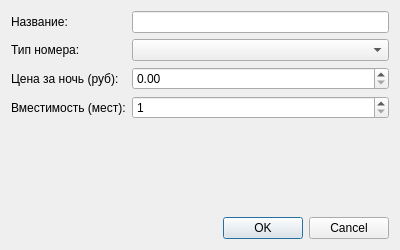
<?xml version="1.0" encoding="UTF-8"?>
<ui version="4.0">
 <class>RoomDialog</class>
 <widget class="QDialog" name="RoomDialog">
  <property name="geometry">
   <rect>
    <x>0</x>
    <y>0</y>
    <width>400</width>
    <height>250</height>
   </rect>
  </property>
  <property name="windowTitle">
   <string>Номер в отеле</string>
  </property>
  <layout class="QVBoxLayout" name="verticalLayout">
   <item>
    <layout class="QFormLayout" name="formLayout">
     <item row="0" column="0">
      <widget class="QLabel" name="nameLabel">
       <property name="text">
        <string>Название:</string>
       </property>
      </widget>
     </item>
     <item row="0" column="1">
      <widget class="QLineEdit" name="nameEdit"/>
     </item>
     <item row="1" column="0">
      <widget class="QLabel" name="typeLabel">
       <property name="text">
        <string>Тип номера:</string>
       </property>
      </widget>
     </item>
     <item row="1" column="1">
      <widget class="QComboBox" name="typeCombo"/>
     </item>
     <item row="2" column="0">
      <widget class="QLabel" name="priceLabel">
       <property name="text">
        <string>Цена за ночь (руб):</string>
       </property>
      </widget>
     </item>
     <item row="2" column="1">
      <widget class="QDoubleSpinBox" name="priceSpin">
       <property name="decimals">
        <number>2</number>
       </property>
       <property name="maximum">
        <double>100000.000000000000000</double>
       </property>
       <property name="value">
        <double>0.00000000000000000</double>
       </property>
      </widget>
     </item>
     <item row="3" column="0">
      <widget class="QLabel" name="capacityLabel">
       <property name="text">
        <string>Вместимость (мест):</string>
       </property>
      </widget>
     </item>
     <item row="3" column="1">
      <widget class="QSpinBox" name="capacitySpin">
       <property name="minimum">
        <number>1</number>
       </property>
       <property name="maximum">
        <number>10</number>
       </property>
       <property name="value">
        <number>1</number>
       </property>
      </widget>
     </item>
    </layout>
   </item>
   <item>
    <widget class="QDialogButtonBox" name="buttonBox">
     <property name="standardButtons">
      <set>QDialogButtonBox::Cancel|QDialogButtonBox::Ok</set>
     </property>
    </widget>
   </item>
  </layout>
 </widget>
 <resources/>
 <connections/>
</ui>
